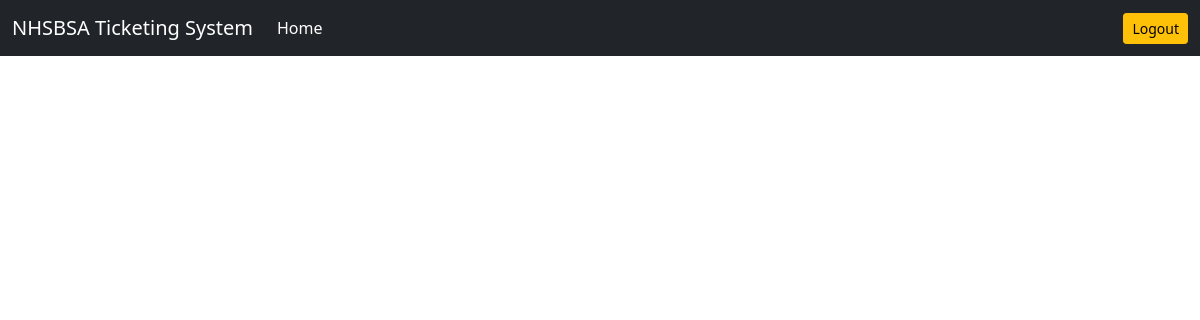
/tickets/helpdesk-resolved-tickets/, run on an earlier commit of the app's database.
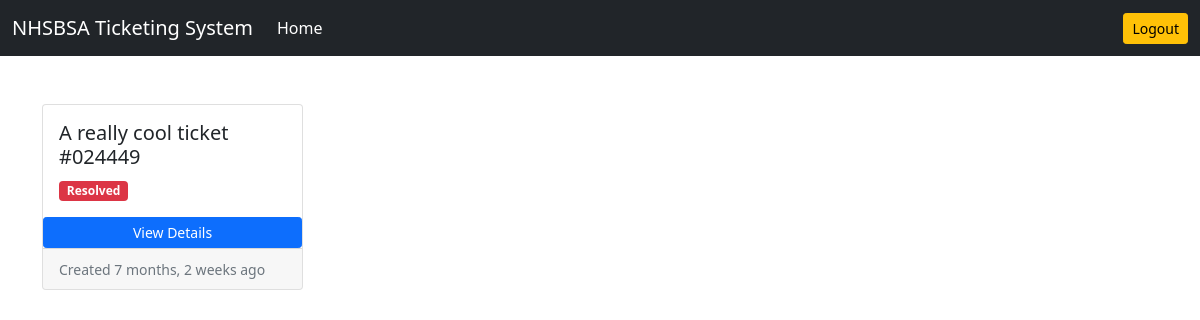
And on a later commit of the database.
### tickets/models.py (models this page shows)
class Ticket(models.Model):
    customer = models.ForeignKey(User, on_delete=models.CASCADE)
    helpdesk = models.ForeignKey(User, on_delete=models.DO_NOTHING, related_name='helpdesk', null=True, blank=True)
    ticket_id = models.CharField(max_length=15, unique=True)
    ticket_title = models.CharField(max_length=50)
    ticket_description = models.TextField()
    status = models.CharField(max_length=20,
                              choices=(('Active', 'Active'), ('Pending', 'Pending'), ('Resolved', 'Resolved')),
                              default='Pending')
    created_on = models.DateTimeField(auto_now_add=True)
    last_modified = models.DateTimeField(auto_now=True)
    is_resolved = models.BooleanField(default=False)
    severity = models.CharField(max_length=5, choices=(('A', 'A'), ('B', 'B')), default='B')
    is_assigned_to_helpdesk = models.BooleanField(default=False)
    resolution_steps = models.TextField(blank=True, null=True)

### tickets/views.py (the view)
# urls.py: path('helpdesk-resolved-tickets/', views.helpdesk_resolved_tickets, name='helpdesk-resolved-tickets'),
def helpdesk_resolved_tickets(request):
    return get_tickets(request, 'helpdesk', True, 'tickets/helpdesk_resolved_tickets.html')

### tickets/views.py (called while the page is built)
def get_tickets(request, role, is_resolved, template_name):
    if role == 'helpdesk':
        filter_params = {'is_resolved': is_resolved}  # remove the role filter
    else:
        filter_params = {role: request.user, 'is_resolved': is_resolved}
    tickets = Ticket.objects.filter(**filter_params).order_by('-created_on')
    context = {'tickets': tickets}
    return render(request, template_name, context)

### templates/tickets/helpdesk_resolved_tickets.html
{% extends 'abstract.html' %}
{% load static %}
{% load humanize %}
{% block content %}
<div class="row row-cols-1 row-cols-md-4 g-4">
    {% for ticket in tickets %}
    <div class="col">
        <div class="card h-100">
            <div class="card-body">
                <h5 class="card-title">{{ticket.ticket_title}} #{{ticket.ticket_id}}</h5>
                <p class="card-text">
                    {% if ticket.status == 'Pending' %}
                    <span class="badge bg-warning">Pending</span>
                    {% elif ticket.status == 'Active' %}
                    <span class="badge bg-success">Active</span>
                    {% elif ticket.status == 'Resolved' %}
                    <span class="badge bg-danger">Resolved</span>
                    {% endif %}
                </p>
            </div>
            <a href="{% url 'ticket-details' ticket.ticket_id %}" class="btn btn-primary btn-sm">View Details</a>
            <div class="card-footer">
                <small class="text-muted">Created {{ticket.created_on|naturaltime}}</small>
            </div>
        </div>
    </div>
    {% endfor %}
</div>
{% endblock content %}

### templates/abstract.html (shortened to what this page needs)
<!doctype html>
<html lang="en">
<head>
    <link href="https://cdn.jsdelivr.net/npm/bootstrap@5.0.2/dist/css/bootstrap.min.css" rel="stylesheet">
</head>
<body>
    <nav class="navbar navbar-expand-lg navbar-dark bg-dark">
        <div class="container-fluid">
            <a class="navbar-brand" href="/">NHSBSA Ticketing System</a>
            <div class="collapse navbar-collapse" id="navbarSupportedContent">
                <ul class="navbar-nav me-auto mb-2 mb-lg-0">
                    <li class="nav-item">
                        <a class="nav-link active" aria-current="page" href="/dashboard">Home</a>
                    </li>
                </ul>
                <a href="{% url 'logout' %}" class="btn btn-warning btn-sm">Logout</a>
            </div>
        </div>
    </nav>
    <div class="container mt-5">
        {% block content %}
        {% endblock content %}
    </div>
</body>
</html>

What changed in the data, as far as the page shows it:
added Ticket: ticket_title "A really cool ticket", ticket_id "024449", status "Resolved", created_on "7 months, 2 weeks ago"
